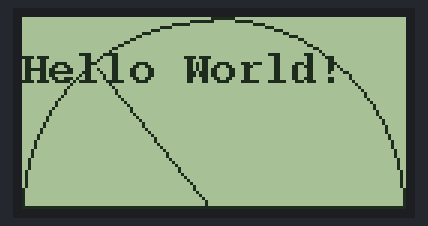
Bench run of a sketch on a simulated Arduino Uno, built with avr-gcc and run on an emulated ATmega328P. On the bench: 128×64 one-colour display.

Above: at 0.3 s.

The sketch:

DramaLab_GLCD_Test.ino
```cpp
/*
* Control a 128x64GLCD display(with ST7920 chipset)
* using the u8glib library:
* https://code.google.com/p/u8glib/wiki/userreference
*
* http://dramalab.unibz.it/
* Max Stricker, 18.04.2015
*
* Wiring:
* VSS -> GND
* VDD -> 5V
* RS -> D10
* RW -> D11
* E(nable) -> D13
* PSB -> GND
* BLA -> Poti -> 5V
* BLK -> GND
*/

#include "U8glib.h"


U8GLIB_ST7920_128X64 u8g(13, 11, 10, U8G_PIN_NONE);

void draw(void) {
  u8g.setFont(u8g_font_courB10);
  //u8g.setFont(u8g_font_osb21);
  u8g.drawStr( 0, 22, "Hello World!");
  u8g.drawLine(63, 64, 25, 17);
}

void drawBox(){
//u8g.drawBox(100,5,20,30);
}

void drawCircle(){
u8g.drawCircle(63,64,64,U8G_DRAW_UPPER_RIGHT);
u8g.drawCircle(63,64,63,U8G_DRAW_UPPER_LEFT);
u8g.drawLine(0,63,128,63);
}
void setup(void) {
  // flip screen, dependig of view
   u8g.setRot180();
  // assign default color value

}

void loop(void) {
  // picture loop
  u8g.firstPage();
  do {
    draw();
    drawBox();
    drawCircle();
  } while( u8g.nextPage() );

  // rebuild the picture after some delay
  delay(500);
}
```
